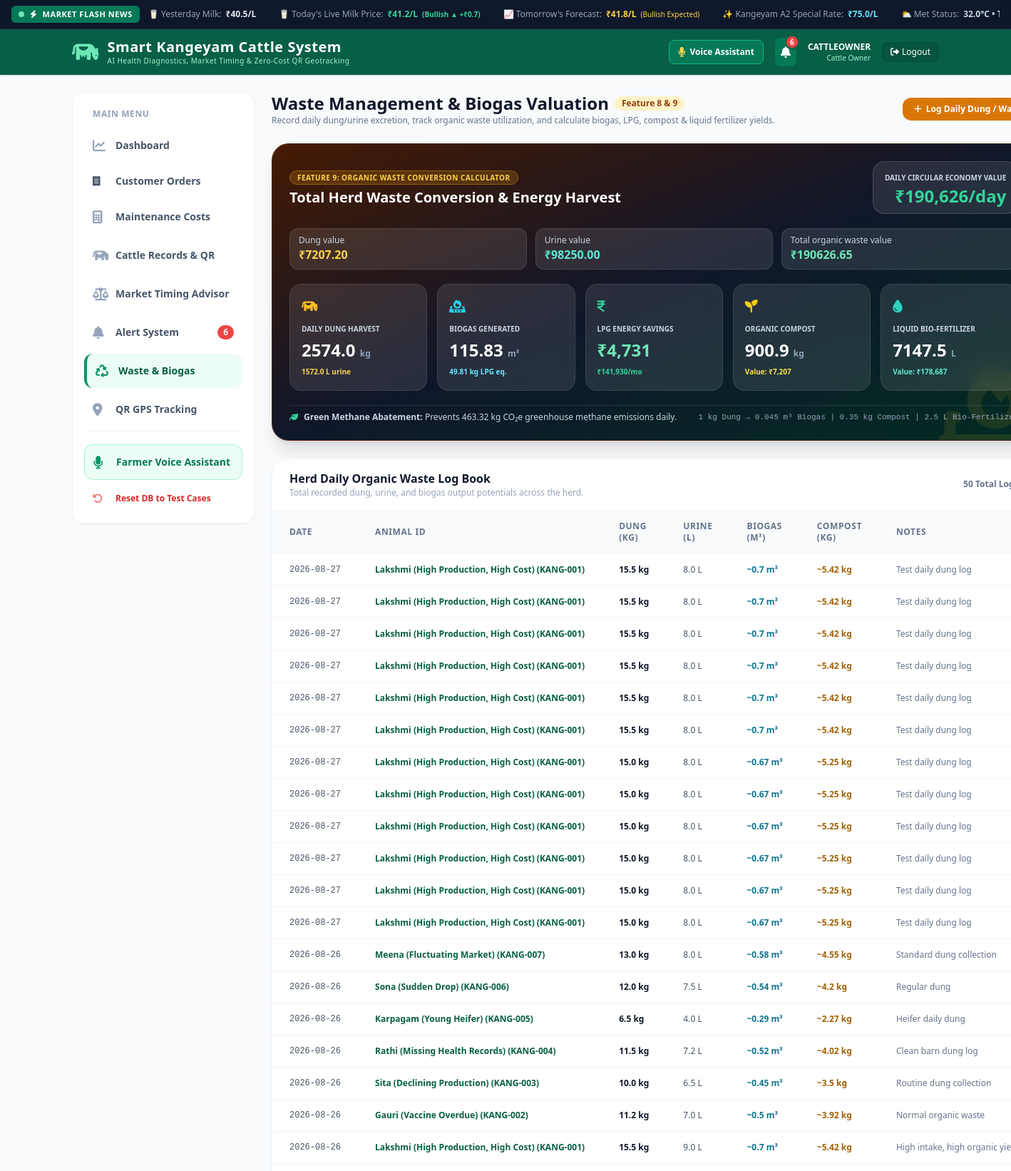
The page /waste-management (signed in, upper part) on the database its author committed.
### tables this page shows
CREATE TABLE waste_records (
        id INTEGER PRIMARY KEY AUTOINCREMENT,
        cattle_id TEXT NOT NULL,
        record_date TEXT NOT NULL,
        dung_weight_kg REAL NOT NULL,
        urine_liters REAL DEFAULT 0,
        notes TEXT,
        created_at TIMESTAMP DEFAULT CURRENT_TIMESTAMP,
        FOREIGN KEY (cattle_id) REFERENCES cattle(id) ON DELETE CASCADE
    );

CREATE TABLE cattle (
        id TEXT PRIMARY KEY,
        name TEXT NOT NULL,
        age REAL NOT NULL,
        breed TEXT NOT NULL,
        purchase_date TEXT,
        purchase_price REAL,
        current_market_value REAL,
        status TEXT DEFAULT 'Active',
        created_at TIMESTAMP DEFAULT CURRENT_TIMESTAMP
    , image_url TEXT);

### app.py (the view, shortened to what this page needs)
@app.route('/waste-management', methods=['GET', 'POST'])
def waste_management():
    if not is_logged_in():
        return redirect(url_for('login'))
    if is_customer():
        return redirect(url_for('customer_shop'))
    conn = get_db_connection()
    cursor = conn.cursor()
    cursor.execute("""
        SELECT w.*, c.name as cattle_name, c.name as name
        FROM waste_records w
        JOIN cattle c ON w.cattle_id = c.id
        ORDER BY w.record_date DESC, w.id DESC LIMIT 50
    """)
    waste_logs = cursor.fetchall()
    cursor.execute("SELECT SUM(dung_weight_kg) as total_dung, SUM(urine_liters) as total_urine, AVG(dung_weight_kg) as avg_dung FROM waste_records")
    aggs = cursor.fetchone()
    total_dung = aggs['total_dung'] or 0.0
    total_urine = aggs['total_urine'] or 0.0
    cursor.execute("SELECT id, id as cattle_id, name FROM cattle")
    cattles = cursor.fetchall()
    conn.close()
    calc = calculate_waste_conversion(total_dung, total_urine)
    return render_template(
        'waste_management.html',
        waste_logs=waste_logs,
        records=waste_logs,
        total_dung=round(total_dung, 1),
        total_urine=round(total_urine, 1),
        cattles=cattles,
        calc=calc,
        waste_calc=calc
    )

### app.py (called while the page is built, shortened)
def is_logged_in():
    return 'user_id' in session

def is_customer():
    return session.get('role') == 'Customer'

def get_realtime_weather_risk():
    global _weather_cache
    now_ts = datetime.now().timestamp()
    if _weather_cache["data"] and (now_ts - _weather_cache["timestamp"] < 600):
        return _weather_cache["data"]

@app.context_processor
def inject_global_data():
    ticker = get_milk_market_data()
    _, all_alerts = get_categorized_alerts()
    weather = get_realtime_weather_risk()
    return {
        "ticker": ticker,
        "global_ticker": ticker,
        "global_alert_count": len(all_alerts),
        "weather": weather,
        "global_weather": weather
    }

### database.py (called while the page is built)
def get_db_connection():
    conn = sqlite3.connect(DATABASE_PATH)
    conn.row_factory = sqlite3.Row
    return conn

### templates/waste_management.html (shortened to what this page needs)
{% extends "base.html" %}
{% block content %}
<div class="space-y-6">
    <div class="flex flex-col sm:flex-row justify-between items-start sm:items-center space-y-3 sm:space-y-0">
        <div>
            <h1 class="text-2xl font-extrabold text-slate-900 flex items-center space-x-2">
                <span>Waste Management & Biogas Valuation</span>
                <span class="bg-amber-100 text-amber-800 text-xs px-2.5 py-0.5 rounded-full font-bold">Feature 8 & 9</span>
            </h1>
            <p class="text-xs text-slate-500 font-medium">Record daily dung/urine excretion, track organic waste utilization, and calculate biogas, LPG, compost & liquid fertilizer yields.</p>
        </div>
        <div class="flex items-center space-x-2">
            <button onclick="document.getElementById('logWasteCard').classList.toggle('hidden')" class="bg-amber-600 hover:bg-amber-700 text-white px-4 py-2 rounded-xl text-xs font-bold transition flex items-center space-x-1.5 shadow-sm">
                <i class="fa-solid fa-plus"></i>
                <span>Log Daily Dung / Waste</span>
            </button>
        </div>
    </div>
    <div class="bg-gradient-to-br from-amber-950 via-slate-900 to-emerald-950 text-white p-6 rounded-3xl shadow-xl border border-amber-800/40 relative overflow-hidden">
        <div class="absolute -right-6 -bottom-6 opacity-10 text-9xl text-amber-400">
            <i class="fa-solid fa-fire-burner"></i>
        </div>
        <div class="relative z-10 space-y-5">
            <div class="flex flex-col sm:flex-row justify-between items-start sm:items-center space-y-2 sm:space-y-0">
                <div>
                    <span class="bg-amber-500/20 text-amber-300 border border-amber-400/30 text-[10px] px-2.5 py-0.5 rounded-full font-extrabold uppercase tracking-wider">
                        Feature 9: Organic Waste Conversion Calculator
                    </span>
                    <h2 class="text-xl font-black text-white mt-1">Total Herd Waste Conversion & Energy Harvest</h2>
                </div>
                <div class="bg-white/10 backdrop-blur-md px-4 py-2 rounded-2xl border border-white/15 text-right">
                    <span class="text-[10px] uppercase font-bold text-slate-300">Daily Circular Economy Value</span>
                    <p class="text-2xl font-black text-emerald-400">₹{{ "{:,}".format(waste_calc.total_daily_value|int) }}/day</p>
                </div>
            </div>
            <div class="grid grid-cols-1 sm:grid-cols-3 gap-3 text-xs">
                <div class="bg-white/10 rounded-xl border border-white/10 px-3 py-2"><span class="text-slate-300">Dung value</span><strong class="block text-amber-300 text-base">₹{{ "%.2f"|format(waste_calc.dung_value_inr) }}</strong></div>
                <div class="bg-white/10 rounded-xl border border-white/10 px-3 py-2"><span class="text-slate-300">Urine value</span><strong class="block text-teal-300 text-base">₹{{ "%.2f"|format(waste_calc.urine_value_inr) }}</strong></div>
                <div class="bg-white/10 rounded-xl border border-white/10 px-3 py-2"><span class="text-slate-300">Total organic waste value</span><strong class="block text-emerald-300 text-base">₹{{ "%.2f"|format(waste_calc.organic_waste_value_inr) }}</strong></div>
            </div>
            <div class="grid grid-cols-2 sm:grid-cols-3 lg:grid-cols-5 gap-3.5">
                <div class="bg-white/10 backdrop-blur-md p-4 rounded-2xl border border-white/10">
                    <div class="text-amber-400 text-lg mb-1"><i class="fa-solid fa-cow"></i></div>
                    <span class="text-[10px] font-bold text-slate-300 uppercase">Daily Dung Harvest</span>
                    <p class="text-2xl font-black text-white mt-1">{{ waste_calc.dung_kg }} <span class="text-xs text-slate-400">kg</span></p>
                    <span class="text-[10px] text-amber-300 font-semibold">{{ waste_calc.urine_l }} L urine</span>
                </div>
                <div class="bg-white/10 backdrop-blur-md p-4 rounded-2xl border border-white/10">
                    <div class="text-cyan-400 text-lg mb-1"><i class="fa-solid fa-fire-burner"></i></div>
                    <span class="text-[10px] font-bold text-slate-300 uppercase">Biogas Generated</span>
                    <p class="text-2xl font-black text-white mt-1">{{ waste_calc.biogas_m3 }} <span class="text-xs text-slate-400">m³</span></p>
                    <span class="text-[10px] text-cyan-300 font-semibold">{{ waste_calc.lpg_equiv_kg }} kg LPG eq.</span>
                </div>
                <div class="bg-white/10 backdrop-blur-md p-4 rounded-2xl border border-white/10">
                    <div class="text-emerald-400 text-lg mb-1"><i class="fa-solid fa-indian-rupee-sign"></i></div>
                    <span class="text-[10px] font-bold text-slate-300 uppercase">LPG Energy Savings</span>
                    <p class="text-2xl font-black text-emerald-300 mt-1">₹{{ "{:,}".format(waste_calc.lpg_savings_rupees|int) }}</p>
                    <span class="text-[10px] text-emerald-400 font-semibold">₹{{ "{:,}".format(waste_calc.lpg_savings_rupees|int * 30) }}/mo</span>
                </div>
                <div class="bg-white/10 backdrop-blur-md p-4 rounded-2xl border border-white/10">
                    <div class="text-yellow-400 text-lg mb-1"><i class="fa-solid fa-seedling"></i></div>
                    <span class="text-[10px] font-bold text-slate-300 uppercase">Organic Compost</span>
                    <p class="text-2xl font-black text-white mt-1">{{ waste_calc.compost_kg }} <span class="text-xs text-slate-400">kg</span></p>
                    <span class="text-[10px] text-yellow-300 font-semibold">Value: ₹{{ "{:,}".format(waste_calc.compost_value_rupees|int) }}</span>
                </div>
                <div class="bg-white/10 backdrop-blur-md p-4 rounded-2xl border border-white/10">
                    <div class="text-teal-400 text-lg mb-1"><i class="fa-solid fa-droplet"></i></div>
                    <span class="text-[10px] font-bold text-slate-300 uppercase">Liquid Bio-Fertilizer</span>
                    <p class="text-2xl font-black text-white mt-1">{{ waste_calc.liquid_fertilizer_liters }} <span class="text-xs text-slate-400">L</span></p>
                    <span class="text-[10px] text-teal-300 font-semibold">Value: ₹{{ "{:,}".format(waste_calc.liquid_fert_value_rupees|int) }}</span>
                </div>
            </div>
            <div class="pt-2 flex flex-col sm:flex-row justify-between items-start sm:items-center text-xs text-slate-300 border-t border-white/10">
                <div class="flex items-center space-x-2">
                    <i class="fa-solid fa-leaf text-emerald-400"></i>
                    <span><strong>Green Methane Abatement:</strong> Prevents {{ waste_calc.carbon_offset_kg_co2e }} kg CO₂e greenhouse methane emissions daily.</span>
                </div>
                <span class="text-[11px] text-slate-400 font-mono">1 kg Dung &rarr; 0.045 m³ Biogas | 0.35 kg Compost | 2.5 L Bio-Fertilizer</span>
            </div>
        </div>
    </div>
    <div class="bg-white rounded-3xl shadow-sm border border-slate-100 overflow-hidden">
        <div class="px-6 py-4 border-b border-slate-100 flex items-center justify-between">
            <div>
                <h2 class="text-base font-bold text-slate-900">Herd Daily Organic Waste Log Book</h2>
                <p class="text-xs text-slate-400">Total recorded dung, urine, and biogas output potentials across the herd.</p>
            </div>
            <span class="text-xs font-bold text-slate-500">{{ records|length }} Total Logs</span>
        </div>
        <div class="overflow-x-auto">
            <table class="min-w-full divide-y divide-slate-100 text-xs">
                <thead class="bg-slate-50">
                    <tr>
                        <th class="px-6 py-3.5 text-left font-bold text-slate-500 uppercase tracking-wider">Date</th>
                        <th class="px-6 py-3.5 text-left font-bold text-slate-500 uppercase tracking-wider">Animal ID</th>
                        <th class="px-6 py-3.5 text-left font-bold text-slate-500 uppercase tracking-wider">Dung (kg)</th>
                        <th class="px-6 py-3.5 text-left font-bold text-slate-500 uppercase tracking-wider">Urine (L)</th>
                        <th class="px-6 py-3.5 text-left font-bold text-slate-500 uppercase tracking-wider">Biogas (m³)</th>
                        <th class="px-6 py-3.5 text-left font-bold text-slate-500 uppercase tracking-wider">Compost (kg)</th>
                        <th class="px-6 py-3.5 text-left font-bold text-slate-500 uppercase tracking-wider">Notes</th>
                    </tr>
                </thead>
                <tbody class="divide-y divide-slate-100 bg-white">
                    {% for r in records %}
                    <tr class="hover:bg-slate-50/70 transition">
                        <td class="px-6 py-3.5 whitespace-nowrap font-mono text-slate-600">{{ r.record_date }}</td>
                        <td class="px-6 py-3.5 whitespace-nowrap font-bold text-emerald-800">
                            <a href="{{ url_for('cattle_detail', id=r.cattle_id) }}" class="hover:underline">
                                {{ r.name }} ({{ r.cattle_id }})
                            </a>
                        </td>
                        <td class="px-6 py-3.5 whitespace-nowrap font-bold text-slate-900">{{ r.dung_weight_kg }} kg</td>
                        <td class="px-6 py-3.5 whitespace-nowrap text-slate-600">{{ r.urine_liters }} L</td>
                        <td class="px-6 py-3.5 whitespace-nowrap font-semibold text-cyan-700">~{{ (r.dung_weight_kg * 0.045)|round(2) }} m³</td>
                        <td class="px-6 py-3.5 whitespace-nowrap font-semibold text-yellow-700">~{{ (r.dung_weight_kg * 0.35)|round(2) }} kg</td>
                        <td class="px-6 py-3.5 text-slate-500 max-w-xs truncate">{{ r.notes or '--' }}</td>
                    </tr>
                    {% endfor %}
                </tbody>
            </table>
        </div>
    </div>
</div>
{% endblock %}

### rows shown on the page
waste_records: record_date "2026-08-27", name "Lakshmi (High Production, High Cost)", cattle_id "KANG-001", dung_weight_kg "15.5", urine_liters "8.0", (r.dung_weight_kg*0.045)|round(2) "0.7", (r.dung_weight_kg*0.35)|round(2) "5.42", notes "Test daily dung log"
waste_records: record_date "2026-08-27", name "Lakshmi (High Production, High Cost)", cattle_id "KANG-001", dung_weight_kg "15.5", urine_liters "8.0", (r.dung_weight_kg*0.045)|round(2) "0.7", (r.dung_weight_kg*0.35)|round(2) "5.42", notes "Test daily dung log"
waste_records: record_date "2026-08-27", name "Lakshmi (High Production, High Cost)", cattle_id "KANG-001", dung_weight_kg "15.5", urine_liters "8.0", (r.dung_weight_kg*0.045)|round(2) "0.7", (r.dung_weight_kg*0.35)|round(2) "5.42", notes "Test daily dung log"
waste_records: record_date "2026-08-27", name "Lakshmi (High Production, High Cost)", cattle_id "KANG-001", dung_weight_kg "15.5", urine_liters "8.0", (r.dung_weight_kg*0.045)|round(2) "0.7", (r.dung_weight_kg*0.35)|round(2) "5.42", notes "Test daily dung log"
waste_records: record_date "2026-08-27", name "Lakshmi (High Production, High Cost)", cattle_id "KANG-001", dung_weight_kg "15.5", urine_liters "8.0", (r.dung_weight_kg*0.045)|round(2) "0.7", (r.dung_weight_kg*0.35)|round(2) "5.42", notes "Test daily dung log"
waste_records: record_date "2026-08-27", name "Lakshmi (High Production, High Cost)", cattle_id "KANG-001", dung_weight_kg "15.5", urine_liters "8.0", (r.dung_weight_kg*0.045)|round(2) "0.7", (r.dung_weight_kg*0.35)|round(2) "5.42", notes "Test daily dung log"
waste_records: record_date "2026-08-27", name "Lakshmi (High Production, High Cost)", cattle_id "KANG-001", dung_weight_kg "15.0", urine_liters "8.0", (r.dung_weight_kg*0.045)|round(2) "0.67", (r.dung_weight_kg*0.35)|round(2) "5.25", notes "Test daily dung log"
waste_records: record_date "2026-08-27", name "Lakshmi (High Production, High Cost)", cattle_id "KANG-001", dung_weight_kg "15.0", urine_liters "8.0", (r.dung_weight_kg*0.045)|round(2) "0.67", (r.dung_weight_kg*0.35)|round(2) "5.25", notes "Test daily dung log"
waste_records: record_date "2026-08-27", name "Lakshmi (High Production, High Cost)", cattle_id "KANG-001", dung_weight_kg "15.0", urine_liters "8.0", (r.dung_weight_kg*0.045)|round(2) "0.67", (r.dung_weight_kg*0.35)|round(2) "5.25", notes "Test daily dung log"
waste_records: record_date "2026-08-27", name "Lakshmi (High Production, High Cost)", cattle_id "KANG-001", dung_weight_kg "15.0", urine_liters "8.0", (r.dung_weight_kg*0.045)|round(2) "0.67", (r.dung_weight_kg*0.35)|round(2) "5.25", notes "Test daily dung log"
waste_records: record_date "2026-08-27", name "Lakshmi (High Production, High Cost)", cattle_id "KANG-001", dung_weight_kg "15.0", urine_liters "8.0", (r.dung_weight_kg*0.045)|round(2) "0.67", (r.dung_weight_kg*0.35)|round(2) "5.25", notes "Test daily dung log"
waste_records: record_date "2026-08-27", name "Lakshmi (High Production, High Cost)", cattle_id "KANG-001", dung_weight_kg "15.0", urine_liters "8.0", (r.dung_weight_kg*0.045)|round(2) "0.67", (r.dung_weight_kg*0.35)|round(2) "5.25", notes "Test daily dung log"
waste_records: record_date "2026-08-26", name "Meena (Fluctuating Market)", cattle_id "KANG-007", dung_weight_kg "13.0", urine_liters "8.0", (r.dung_weight_kg*0.045)|round(2) "0.58", (r.dung_weight_kg*0.35)|round(2) "4.55", notes "Standard dung collection"
waste_records: record_date "2026-08-26", name "Sona (Sudden Drop)", cattle_id "KANG-006", dung_weight_kg "12.0", urine_liters "7.5", (r.dung_weight_kg*0.045)|round(2) "0.54", (r.dung_weight_kg*0.35)|round(2) "4.2", notes "Regular dung"
waste_records: record_date "2026-08-26", name "Karpagam (Young Heifer)", cattle_id "KANG-005", dung_weight_kg "6.5", urine_liters "4.0", (r.dung_weight_kg*0.045)|round(2) "0.29", (r.dung_weight_kg*0.35)|round(2) "2.27", notes "Heifer daily dung"
waste_records: record_date "2026-08-26", name "Rathi (Missing Health Records)", cattle_id "KANG-004", dung_weight_kg "11.5", urine_liters "7.2", (r.dung_weight_kg*0.045)|round(2) "0.52", (r.dung_weight_kg*0.35)|round(2) "4.02", notes "Clean barn dung log"
waste_records: record_date "2026-08-26", name "Sita (Declining Production)", cattle_id "KANG-003", dung_weight_kg "10.0", urine_liters "6.5", (r.dung_weight_kg*0.045)|round(2) "0.45", (r.dung_weight_kg*0.35)|round(2) "3.5", notes "Routine dung collection"
waste_records: record_date "2026-08-26", name "Gauri (Vaccine Overdue)", cattle_id "KANG-002", dung_weight_kg "11.2", urine_liters "7.0", (r.dung_weight_kg*0.045)|round(2) "0.5", (r.dung_weight_kg*0.35)|round(2) "3.92", notes "Normal organic waste"
waste_records: record_date "2026-08-26", name "Lakshmi (High Production, High Cost)", cattle_id "KANG-001", dung_weight_kg "15.5", urine_liters "9.0", (r.dung_weight_kg*0.045)|round(2) "0.7", (r.dung_weight_kg*0.35)|round(2) "5.42", notes "High intake, high organic…"

### other values the page prints
{{ global_ticker.yesterday }} "40.5"
{{ global_ticker.today }} "41.2"
{{ global_ticker.trend }} "Bullish ▲"
{{ global_ticker.diff }} "0.7"
{{ global_ticker.tomorrow }} "41.8"
{{ global_ticker.a2_premium }} "75.0"
{{ global_weather.temperature }} "32.0"
{{ global_alert_count }} "6"
{{ session.get('username').upper() }} "CATTLEOWNER"
{{ session.get('role') }} "Cattle Owner"
{{ "{:,}".format(waste_calc.total_daily_value|int) }} "190,626"
{{ "%.2f"|format(waste_calc.dung_value_inr) }} "7207.20"
{{ "%.2f"|format(waste_calc.urine_value_inr) }} "98250.00"
{{ "%.2f"|format(waste_calc.organic_waste_value_inr) }} "190626.65"
{{ waste_calc.dung_kg }} "2574.0"
